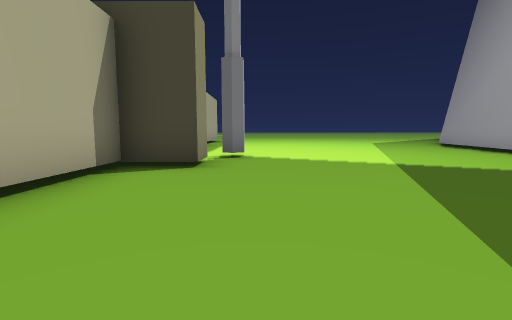
view 1 (above)

23 first-person views from a walk through a 3-D level made in the Unity game engine. The camera is 1.2 m above the floor, tilts 6° down and sees 85° across. The floor is counted in squares, 2 m on a side. Each view is taken from the middle of a square. On the plan, view 1 faces up. The plan holds only what a view shows up to about 9 squares ahead; the rest is blank. The place goes on beyond the plan. The player is left out.

view 2
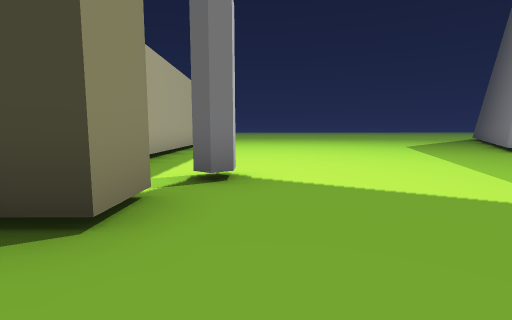

view 3
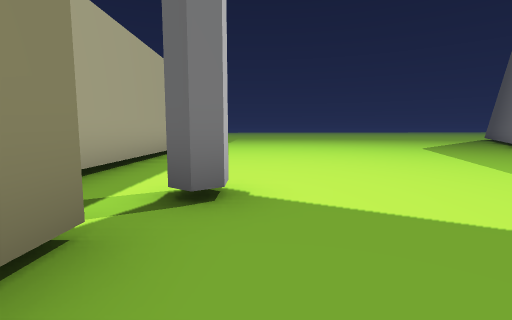

view 4
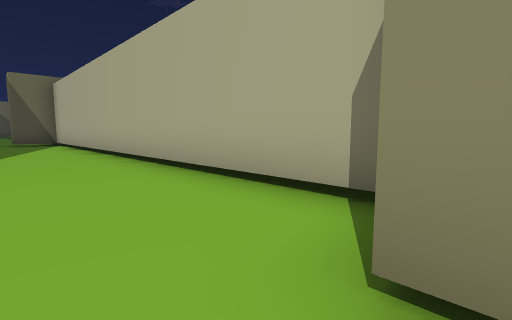

view 5
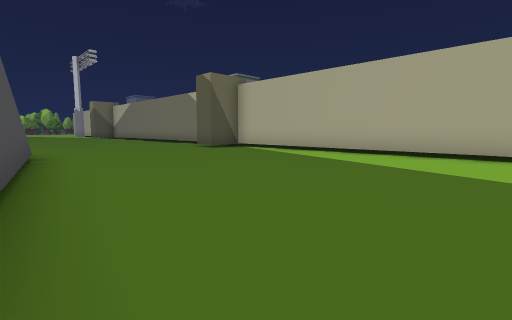

view 6
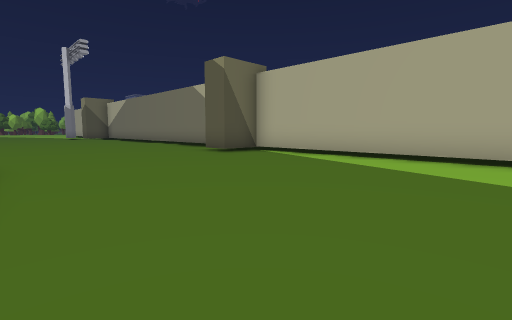

view 7
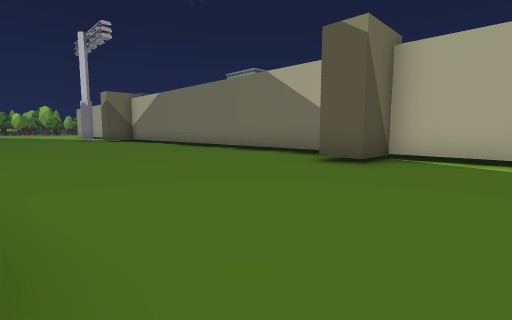

view 8
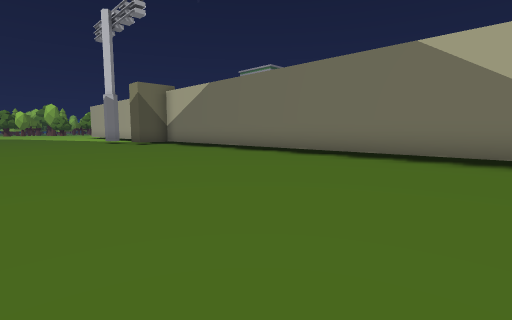

view 9
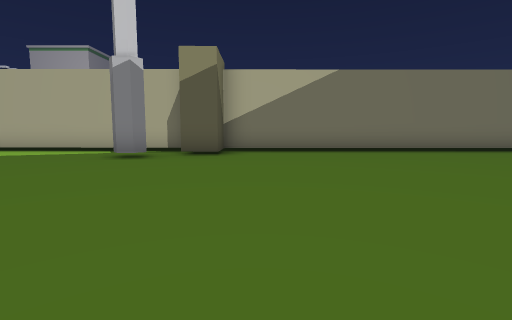

view 10
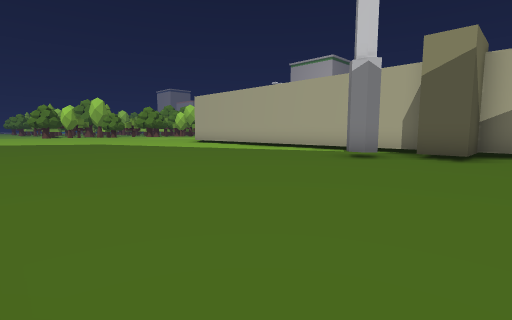

view 11
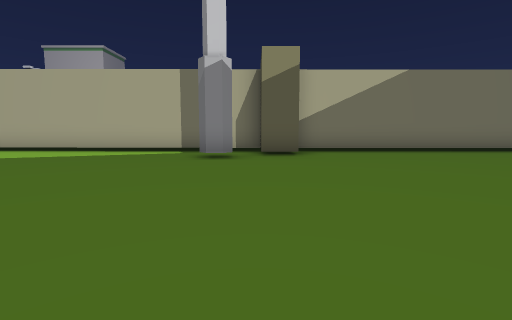

view 12
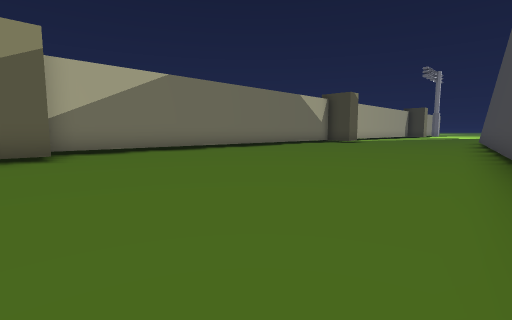

view 13
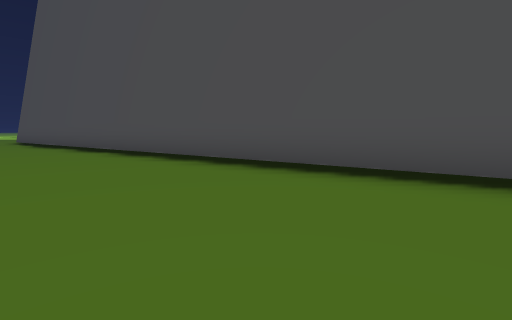

view 14
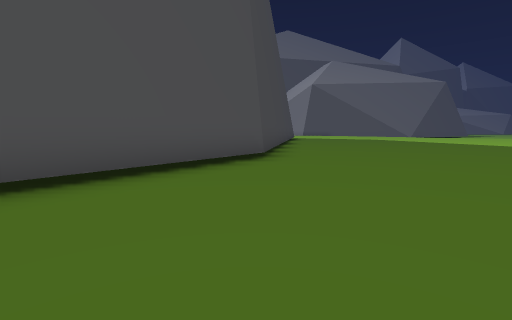

view 15
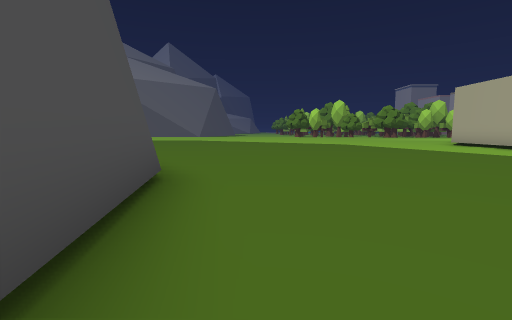

view 16
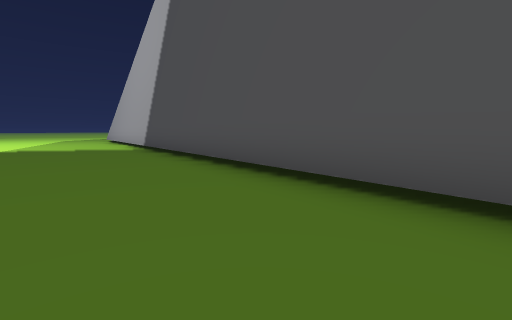

view 17
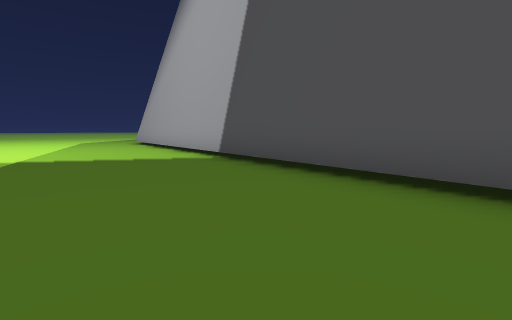

view 18
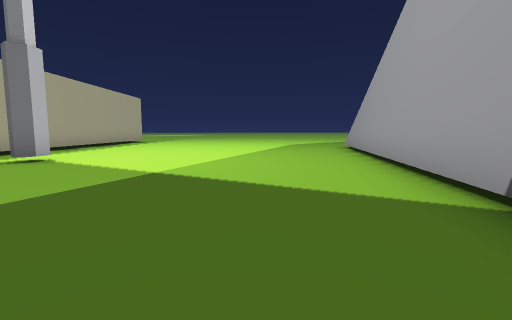

view 19
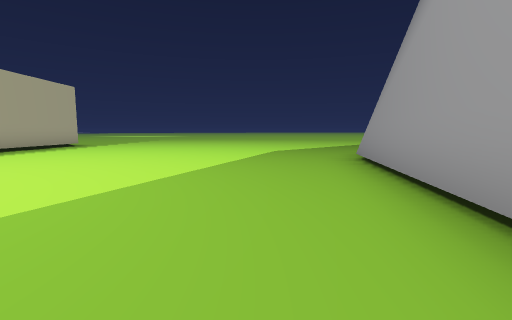

view 20
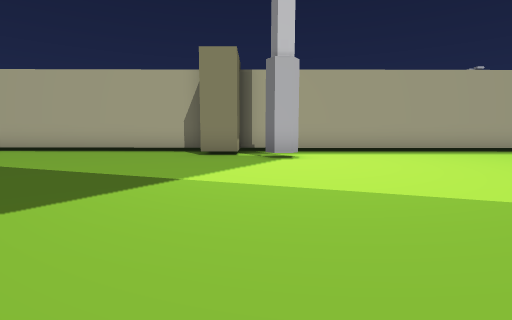

view 21
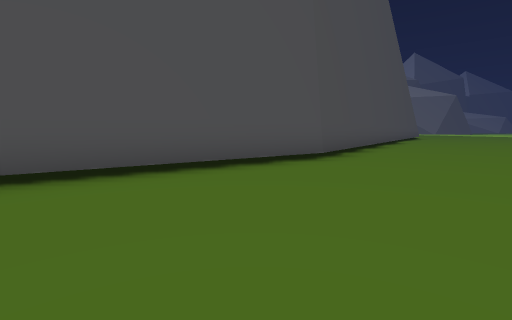

view 22
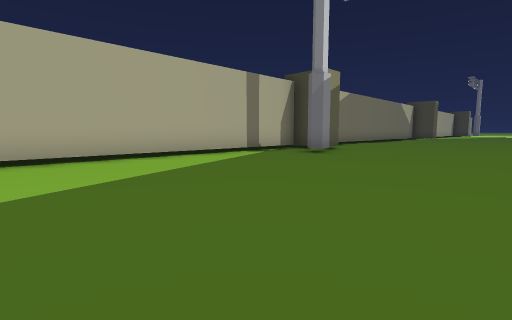

view 23
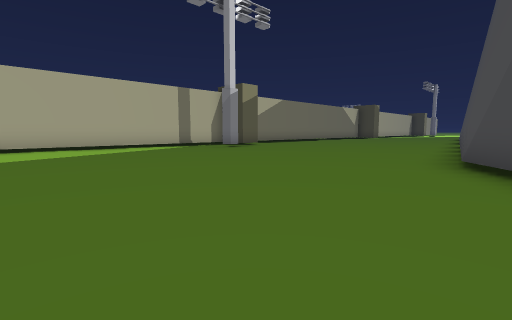

### Floor plan
Points are (right, up) in squares from view 1. A wall is a line through its corners. A room is listed if a view was taken in it or the views show most of it. See-through windows are left out.
Room 1 (views 1, 2, 3, 4, 5, 6, 7, 8, 9, 10, 11, 12, 13, 14, 15, 16, 17, 18, 19, 20, 21, 22, 23)
walls: (-2.2, -9.9) (-2.2, -21.9) (-0.9, -21.9) (-0.9, -22.9); (-2.2, -22.9) (-2.2, -31.1); (-0.2, -23.7) (-0.2, -24.1) (-0.5, -24.3); (-1, 5.6) (-1, 4.6) (-2.2, 4.6) (-2.2, -8.2) (-1, -8.2) (-1, -9.2); (-1.9, 5.5) (-1.3, 5.5); (7.4, -25.7) (7.1, -24.7); (-0.3, 6.9) (-0.3, 6.4) (-0.6, 6.2); (8.9, -27.9) (7.2, -25.4) (4.3, -7.2) (7.1, 10.5); (7.4, 11.2) (8.1, 12.1); (-2.3, 13.5) (-2.2, 5.5)

Where each view was taken, in squares from view 1:
view 1: 0 up, 0 right, facing up
view 2: 3 up, 0 right, facing up
view 3: 4 up, 0 right, facing up
view 4: 5 up, 0 right, facing down-left
view 5: 0 up, 5 right, facing down-left
view 6: 2 down, 4 right, facing down-left
view 7: 6 down, 4 right, facing down-left
view 8: 10 down, 4 right, facing down-left
view 9: 21 down, 6 right, facing left
view 10: 21 down, 6 right, facing down-left
view 11: 23 down, 6 right, facing left
view 12: 23 down, 6 right, facing up-left
view 13: 23 down, 3 right, facing up-right
view 14: 21 down, 3 right, facing down-right
view 15: 22 down, 6 right, facing down
view 16: 6 down, 2 right, facing up-right
view 17: 2 down, 2 right, facing up-right
view 18: 1 up, 4 right, facing up
view 19: 5 up, 5 right, facing up
view 20: 6 up, 6 right, facing left
view 21: 2 down, 1 right, facing down-right
view 22: 31 down, 4 right, facing up-left
view 23: 31 down, 8 right, facing up-left
